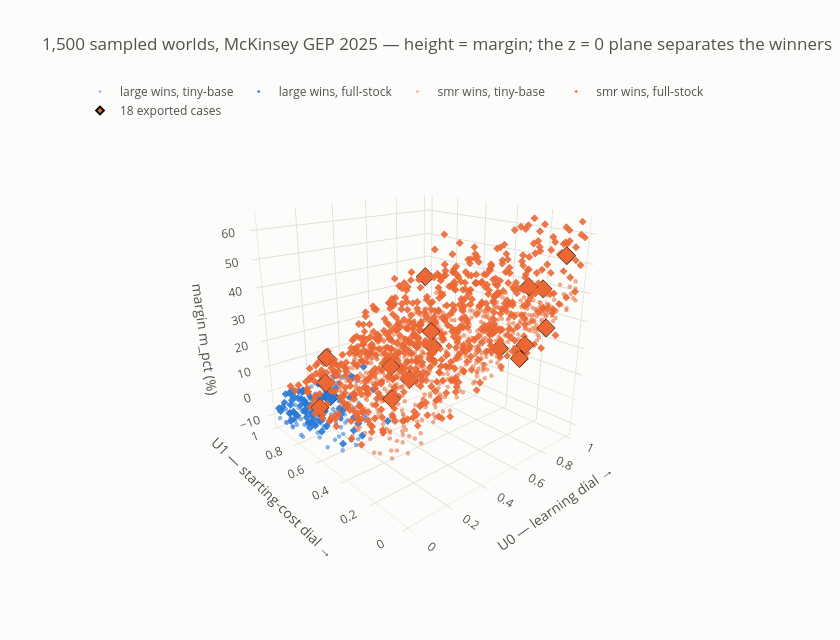

Notebook code cell kept with this figure:
### Code cell
# Every point is one world. Subsample for a responsive plot; hover for the full draw.
d = D[REP]
rng = np.random.default_rng(0)
idx = np.sort(rng.choice(len(d), 1500, replace=False))
sub = d.iloc[idx]
cd = sub[["lr_large", "lr_smr", "boak_large", "boak_smr", "n_vendors", "conv_full",
          "dur_lambda", "dur_z", "m_usd"]].round(3).to_numpy()
ht = ("U0 %{x:.2f} | U1 %{y:.2f} | margin %{z:.1f}%<br>"
      "lr %{customdata[0]:.3f}/%{customdata[1]:.3f} | BOAK %{customdata[2]:,.0f}/%{customdata[3]:,.0f}<br>"
      "vendors %{customdata[4]} | conv_full %{customdata[5]} | dur λ %{customdata[6]:.2f} "
      "z %{customdata[7]:.2f}<br>margin %{customdata[8]:,.0f} $/kW<extra>%{text}</extra>")

fig = go.Figure()
for tech in TECHS:
    for conv, sym in ((0, "circle"), (1, "diamond")):
        mk = ((sub["winner"] == tech) & (sub["conv_full"] == conv)).to_numpy()
        if not mk.any():
            continue
        fig.add_trace(go.Scatter3d(
            x=sub.loc[mk, "U0"], y=sub.loc[mk, "U1"], z=sub.loc[mk, "m_pct"], mode="markers",
            name=f"{tech} wins, {'full-stock' if conv else 'tiny-base'}",
            text=[f"{tech} wins"] * mk.sum(), customdata=cd[mk],
            marker=dict(size=2.6, color=TECH_COLOR[tech], symbol=sym,
                        opacity=0.55 if conv == 0 else 0.9),
            hovertemplate=ht))

cs = SELECTED.reset_index()
fig.add_trace(go.Scatter3d(
    x=[D[r["schedule"]].loc[int(r["draw"]), "U0"] for _, r in cs.iterrows()],
    y=[D[r["schedule"]].loc[int(r["draw"]), "U1"] for _, r in cs.iterrows()],
    z=[D[r["schedule"]].loc[int(r["draw"]), "m_pct"] for _, r in cs.iterrows()],
    mode="markers", name="18 exported cases",
    text=[f"{r['case']} ({r['percentile']}, winner {r['winner']})" for _, r in cs.iterrows()],
    marker=dict(size=6, color=[TECH_COLOR[w] for w in cs["winner"]], symbol="diamond",
                line=dict(color=INK, width=2)),
    hovertemplate="%{text}<br>U0 %{x:.2f} | U1 %{y:.2f} | margin %{z:.1f}%<extra></extra>"))

plotly_layout(fig, title=f"1,500 sampled worlds, {REP} — height = margin; "
                         "the z = 0 plane separates the winners",
              width=840, height=640, legend=dict(orientation="h", y=1.05))
fig.update_layout(scene=dict(
    xaxis=dict(title="U0 — learning dial →", gridcolor=GRID, backgroundcolor=SURFACE),
    yaxis=dict(title="U1 — starting-cost dial →", gridcolor=GRID, backgroundcolor=SURFACE),
    zaxis=dict(title="margin m_pct (%)", gridcolor=GRID, backgroundcolor=SURFACE),
    camera=dict(eye=dict(x=-1.5, y=-1.7, z=0.8))))
fig.show()

### Figure 1 — Plotly figure (JSON) as saved in the notebook; plotly's stock layout.template omitted (floating-point values rounded to 4 significant figures; data arrays with more than 128 entries replaced by an {"elided": "..."} marker saying what was removed)
{"data": [{"customdata": {"elided": "124x9 float values"}, "hovertemplate": "U0 %{x:.2f} | U1 %{y:.2f} | margin %{z:.1f}%<br>lr %{customdata[0]:.3f}/%{customdata[1]:.3f} | BOAK %{customdata[2]:,.0f}/%{customdata[3]:,.0f}<br>vendors %{customdata[4]} | conv_full %{customdata[5]} | dur λ %{customdata[6]:.2f} z %{customdata[7]:.2f}<br>margin %{customdata[8]:,.0f} $/kW<extra>%{text}</extra>", "marker": {"color": "#2a78d6", "opacity": 0.55, "size": 2.6, "symbol": "circle"}, "mode": "markers", "name": "large wins, tiny-base", "text": ["large wins", "large wins", "large wins", "large wins", "large wins", "large wins", "large wins", "large wins", "large wins", "large wins", "large wins", "large wins", "large wins", "large wins", "large wins", "large wins", "large wins", "large wins", "large wins", "large wins", "large wins", "large wins", "large wins", "large wins", "large wins", "large wins", "large wins", "large wins", "large wins", "large wins", "large wins", "large wins", "large wins", "large wins", "large wins", "large wins", "large wins", "large wins", "large wins", "large wins", "large wins", "large wins", "large wins", "large wins", "large wins", "large wins", "large wins", "large wins", "large wins", "large wins", "large wins", "large wins", "large wins", "large wins", "large wins", "large wins", "large wins", "large wins", "large wins", "large wins", "large wins", "large wins", "large wins", "large wins", "large wins", "large wins", "large wins", "large wins", "large wins", "large wins", "large wins", "large wins", "large wins", "large wins", "large wins", "large wins", "large wins", "large wins", "large wins", "large wins", "large wins", "large wins", "large wins", "large wins", "large wins", "large wins", "large wins", "large wins", "large wins", "large wins", "large wins", "large wins", "large wins", "large wins", "large wins", "large wins", "large wins", "large wins", "large wins", "large wins", "large wins", "large wins", "large wins", "large wins", "large wins", "large wins", "large wins", "large wins", "large wins", "large wins", "large wins", "large wins", "large wins", "large wins", "large wins", "large wins", "large wins", "large wins", "large wins", "large wins", "large wins", "large wins", "large wins", "large wins"], "type": "scatter3d", "x": [0.06281, 0.1984, 0.1668, 0.07272, 0.006759, 0.3685, 0.09383, 0.04403, 0.07874, 0.201, 0.1479, 0.04641, 0.3473, 0.2615, 0.18, 0.06263, 0.1158, 0.321, 0.2602, 0.08278, 0.07092, 0.1975, 0.04581, 0.1055, 0.01258, 0.0841, 0.2219, 0.1248, 0.03238, 0.05262, 0.2076, 0.05564, 0.01891, 0.2458, 0.1257, 0.1637, 0.03027, 0.2011, 0.0513, 0.01984, 0.151, 0.1405, 0.06232, 0.06291, 0.05925, 0.05964, 0.1937, 0.1878, 0.2384, 0.1228, 0.1033, 0.1217, 0.208, 0.002388, 0.1443, 0.08221, 0.2105, 0.08068, 0.001256, 0.02563, 0.1465, 0.3409, 0.01994, 0.07085, 0.1612, 0.1355, 0.2369, 0.0139, 0.2092, 0.07101, 0.2235, 0.0468, 0.2407, 0.06861, 0.05855, 0.09172, 0.2398, 0.09442, 0.1373, 0.1371, 0.0213, 0.2508, 0.3614, 0.2468, 0.09381, 0.1598, 0.2016, 0.1124, 0.2604, 0.002243, 0.1321, 0.1573, 0.1613, 0.01764, 0.2194, 0.0399, 0.09432, 0.38, 0.3331, 0.01768, 0.03849, 0.173, 0.3021, 0.06409, 0.1205, 0.0773, 0.2338, 0.3751, 0.1546, 0.342, 0.09803, 0.1245, 0.1957, 0.09037, 0.03584, 0.243, 0.165, 0.09435, 0.05459, 0.0193, 0.2177, 0.06154, 0.004339, 0.1121], "y": [0.7536, 0.6946, 0.4855, 0.6442, 0.6117, 0.9118, 0.8886, 0.7871, 0.9979, 0.9305, 0.93, 0.9077, 0.9683, 0.7974, 0.6749, 0.7661, 0.5492, 0.9283, 0.7189, 0.7052, 0.9426, 0.8573, 0.7852, 0.9355, 0.4394, 0.9958, 0.7632, 0.7768, 0.4016, 0.7176, 0.9734, 0.9338, 0.5061, 0.6352, 0.7007, 0.9387, 0.3963, 0.8756, 0.9035, 0.8069, 0.656, 0.7685, 0.7783, 0.6391, 0.7736, 0.5379, 0.5784, 0.518, 0.7221, 0.7608, 0.9689, 0.9768, 0.8806, 0.9767, 0.8717, 0.965, 0.6416, 0.7584, 0.9038, 0.3574, 0.6482, 0.7163, 0.7918, 0.671, 0.9347, 0.6272, 0.804, 0.93, 0.5435, 0.6835, 0.7779, 0.876, 0.8108, 0.8587, 0.7316, 0.4358, 0.9808, 0.4036, 0.8954, 0.9485, 0.9051, 0.894, 0.9757, 0.8744, 0.9218, 0.7377, 0.7177, 0.8112, 0.6696, 0.8489, 0.5937, 0.8809, 0.7205, 0.5687, 0.9837, 0.9042, 0.7137, 0.8537, 0.9657, 0.6459, 0.937, 0.9749, 0.9653, 0.9495, 0.655, 0.5463, 0.9058, 0.9676, 0.9291, 0.957, 0.5767, 0.8299, 0.9912, 0.8389, 0.8879, 0.6405, 0.8152, 0.8998, 0.8632, 0.9525, 0.7158, 0.5051, 0.8562, 0.5629], "z": [-7.255, -2.063, -0.3772, -3.839, -6.312, -0.8853, -3.397, -7.918, -3.351, -5.18, -2.169, -10.57, -3.386, -2.182, -1.066, -4.246, -0.7883, -1.606, -0.833, -4.76, -5.374, -1.845, -7.177, -9.102, -5.379, -10.17, -0.827, -4.441, -0.9646, -5.954, -4.875, -10.4, -3.964, -1.245, -3.49, -4.648, -0.7062, -0.5492, -12.0, -12.15, -4.134, -4.466, -7.69, -5.041, -7.762, -5.0, -2.553, -0.8583, -0.4193, -1.67, -8.279, -6.352, -1.988, -10.12, -5.928, -10.95, -1.389, -6.32, -4.262, -1.011, -4.24, -0.9277, -12.43, -6.314, -5.169, -0.1406, -7.509, -10.97, -1.271, -6.13, -2.854, -7.17, -4.251, -11.05, -6.213, -3.492, -2.343, -1.468, -5.368, -6.545, -9.979, -3.222, -1.036, -1.498, -7.665, -3.408, -1.256, -5.857, -1.423, -9.923, -0.4351, -5.206, -4.153, -8.91, -7.755, -9.373, -4.72, -0.4914, -3.194, -5.918, -9.914, -6.25, -1.644, -8.43, -5.329, -2.277, -2.624, -1.76, -6.608, -3.019, -0.8746, -8.864, -2.085, -5.903, -8.555, -1.381, -6.807, -7.557, -8.423, -11.61, -2.076, -3.013, -9.789, -1.951]}, {"customdata": {"elided": "72x9 float values"}, "hovertemplate": "U0 %{x:.2f} | U1 %{y:.2f} | margin %{z:.1f}%<br>lr %{customdata[0]:.3f}/%{customdata[1]:.3f} | BOAK %{customdata[2]:,.0f}/%{customdata[3]:,.0f}<br>vendors %{customdata[4]} | conv_full %{customdata[5]} | dur λ %{customdata[6]:.2f} z %{customdata[7]:.2f}<br>margin %{customdata[8]:,.0f} $/kW<extra>%{text}</extra>", "marker": {"color": "#2a78d6", "opacity": 0.9, "size": 2.6, "symbol": "diamond"}, "mode": "markers", "name": "large wins, full-stock", "text": ["large wins", "large wins", "large wins", "large wins", "large wins", "large wins", "large wins", "large wins", "large wins", "large wins", "large wins", "large wins", "large wins", "large wins", "large wins", "large wins", "large wins", "large wins", "large wins", "large wins", "large wins", "large wins", "large wins", "large wins", "large wins", "large wins", "large wins", "large wins", "large wins", "large wins", "large wins", "large wins", "large wins", "large wins", "large wins", "large wins", "large wins", "large wins", "large wins", "large wins", "large wins", "large wins", "large wins", "large wins", "large wins", "large wins", "large wins", "large wins", "large wins", "large wins", "large wins", "large wins", "large wins", "large wins", "large wins", "large wins", "large wins", "large wins", "large wins", "large wins", "large wins", "large wins", "large wins", "large wins", "large wins", "large wins", "large wins", "large wins", "large wins", "large wins", "large wins", "large wins"], "type": "scatter3d", "x": [0.3896, 0.03367, 0.08723, 0.08585, 0.1068, 0.04294, 0.05468, 0.07242, 0.4173, 0.005008, 0.1366, 0.102, 0.05919, 0.01519, 0.232, 0.01482, 0.2819, 0.0687, 0.07092, 0.05828, 0.1511, 0.242, 0.1503, 0.001797, 0.01619, 0.01534, 0.09297, 0.07702, 0.03181, 0.1546, 0.4197, 0.05438, 0.1184, 0.0584, 0.009623, 0.3322, 0.05718, 0.1357, 0.05631, 0.1357, 0.02173, 0.07189, 0.01445, 0.1264, 0.01256, 0.01787, 0.006849, 0.07176, 0.2812, 0.09215, 0.002551, 0.1514, 0.08043, 0.09792, 0.1847, 0.2055, 0.04285, 0.1315, 0.08179, 0.1573, 0.3923, 0.1216, 0.1513, 0.1336, 0.18, 0.08837, 0.1871, 0.5222, 0.03118, 0.07573, 0.04762, 0.005204], "y": [0.7135, 0.8165, 0.8041, 0.9885, 0.8522, 0.9364, 0.7671, 0.7961, 0.9613, 0.8186, 0.6342, 0.9507, 0.8184, 0.8589, 0.9897, 0.8166, 0.7714, 0.9029, 0.8365, 0.7573, 0.9941, 0.4229, 0.8566, 0.8622, 0.6078, 0.4391, 0.9911, 0.385, 0.5893, 0.9797, 0.9447, 0.9291, 0.947, 0.762, 0.9509, 0.986, 0.9443, 0.9461, 0.732, 0.8698, 0.6261, 0.7085, 0.7174, 0.949, 0.8897, 0.9008, 0.9724, 0.8447, 0.8966, 0.8864, 0.6863, 0.8303, 0.8924, 0.4785, 0.602, 0.8182, 0.7871, 0.8959, 0.753, 0.527, 0.7271, 0.7526, 0.6312, 0.9689, 0.7141, 0.7289, 0.9035, 0.9896, 0.9733, 0.9985, 0.9852, 0.9854], "z": [-0.01673, -0.9147, -7.656, -1.048, -0.289, -4.389, -6.87, -1.568, -2.026, -3.792, -1.613, -0.7058, -3.222, -4.261, -1.703, -4.543, -2.498, -1.505, -7.396, -3.604, -7.016, -0.5882, -1.296, -7.62, -4.175, -3.031, -3.702, -0.07994, -1.835, -8.175, -2.003, -7.555, -1.058, -2.832, -4.887, -0.402, -3.197, -1.09, -7.029, -6.347, -1.092, -4.584, -4.189, -1.202, -5.675, -6.289, -7.161, -1.828, -2.147, -6.485, -4.826, -0.8555, -1.548, -1.886, -3.285, -3.457, -3.298, -6.285, -1.056, -2.503, -0.7506, -3.949, -0.07996, -1.516, -2.957, -3.885, -5.178, -0.7987, -4.258, -2.028, -1.56, -6.358]}, {"customdata": {"elided": "628x9 float values"}, "hovertemplate": "U0 %{x:.2f} | U1 %{y:.2f} | margin %{z:.1f}%<br>lr %{customdata[0]:.3f}/%{customdata[1]:.3f} | BOAK %{customdata[2]:,.0f}/%{customdata[3]:,.0f}<br>vendors %{customdata[4]} | conv_full %{customdata[5]} | dur λ %{customdata[6]:.2f} z %{customdata[7]:.2f}<br>margin %{customdata[8]:,.0f} $/kW<extra>%{text}</extra>", "marker": {"color": "#eb6834", "opacity": 0.55, "size": 2.6, "symbol": "circle"}, "mode": "markers", "name": "smr wins, tiny-base", "text": {"elided": "628 str values"}, "type": "scatter3d", "x": {"elided": "628 float values"}, "y": {"elided": "628 float values"}, "z": {"elided": "628 float values"}}, {"customdata": {"elided": "676x9 float values"}, "hovertemplate": "U0 %{x:.2f} | U1 %{y:.2f} | margin %{z:.1f}%<br>lr %{customdata[0]:.3f}/%{customdata[1]:.3f} | BOAK %{customdata[2]:,.0f}/%{customdata[3]:,.0f}<br>vendors %{customdata[4]} | conv_full %{customdata[5]} | dur λ %{customdata[6]:.2f} z %{customdata[7]:.2f}<br>margin %{customdata[8]:,.0f} $/kW<extra>%{text}</extra>", "marker": {"color": "#eb6834", "opacity": 0.9, "size": 2.6, "symbol": "diamond"}, "mode": "markers", "name": "smr wins, full-stock", "text": {"elided": "676 str values"}, "type": "scatter3d", "x": {"elided": "676 float values"}, "y": {"elided": "676 float values"}, "z": {"elided": "676 float values"}}, {"hovertemplate": "%{text}<br>U0 %{x:.2f} | U1 %{y:.2f} | margin %{z:.1f}%<extra></extra>", "marker": {"color": ["#eb6834", "#eb6834", "#eb6834", "#eb6834", "#eb6834", "#eb6834", "#eb6834", "#eb6834", "#eb6834", "#eb6834", "#eb6834", "#2a78d6", "#eb6834", "#eb6834", "#eb6834", "#eb6834", "#eb6834", "#eb6834"], "line": {"color": "#0b0b0b", "width": 2}, "size": 6, "symbol": "diamond"}, "mode": "markers", "name": "18 exported cases", "text": ["eia_p05 (p05, winner smr)", "eia_p50 (p50, winner smr)", "eia_p95 (p95, winner smr)", "aj_p05 (p05, winner smr)", "aj_p50 (p50, winner smr)", "aj_p95 (p95, winner smr)", "iaea_p05 (p05, winner smr)", "iaea_p50 (p50, winner smr)", "iaea_p95 (p95, winner smr)", "mck_p05 (p05, winner smr)", "mck_p50 (p50, winner smr)", "mck_p95 (p95, winner large)", "cop28_p05 (p05, winner smr)", "cop28_p50 (p50, winner smr)", "cop28_p95 (p95, winner smr)", "eo_p05 (p05, winner smr)", "eo_p50 (p50, winner smr)", "eo_p95 (p95, winner smr)"], "type": "scatter3d", "x": [0.7486, 0.2265, 0.9179, 0.8102, 0.4098, 0.2355, 0.7819, 0.3069, 0.07603, 0.6834, 0.8734, 0.1994, 0.8881, 0.8332, 0.1926, 0.974, 0.4681, 0.2523], "y": [0.1161, 0.3726, 0.8634, 0.1371, 0.4722, 0.9234, 0.0112, 0.476, 0.7146, 0.04132, 0.3377, 0.823, 0.01254, 0.8364, 0.8458, 0.1795, 0.3915, 0.9241], "z": [18.85, 9.503, 3.358, 42.84, 9.522, 0.521, 31.32, 16.65, 0.2137, 26.62, 15.12, -1.801, 53.97, 36.05, 3.318, 39.19, 27.99, 10.5]}], "layout": {"font": {"color": "#52514e", "size": 12}, "height": 640, "legend": {"orientation": "h", "y": 1.05}, "paper_bgcolor": "#fcfcfb", "plot_bgcolor": "#fcfcfb", "scene": {"camera": {"eye": {"x": -1.5, "y": -1.7, "z": 0.8}}, "xaxis": {"backgroundcolor": "#fcfcfb", "gridcolor": "#e1e0d9", "title": {"text": "U0 — learning dial →"}}, "yaxis": {"backgroundcolor": "#fcfcfb", "gridcolor": "#e1e0d9", "title": {"text": "U1 — starting-cost dial →"}}, "zaxis": {"backgroundcolor": "#fcfcfb", "gridcolor": "#e1e0d9", "title": {"text": "margin m_pct (%)"}}}, "title": {"text": "1,500 sampled worlds, McKinsey GEP 2025 — height = margin; the z = 0 plane separates the winners"}, "width": 840, "xaxis": {"gridcolor": "#e1e0d9", "zerolinecolor": "#c3c2b7"}, "yaxis": {"gridcolor": "#e1e0d9", "zerolinecolor": "#c3c2b7"}}}
